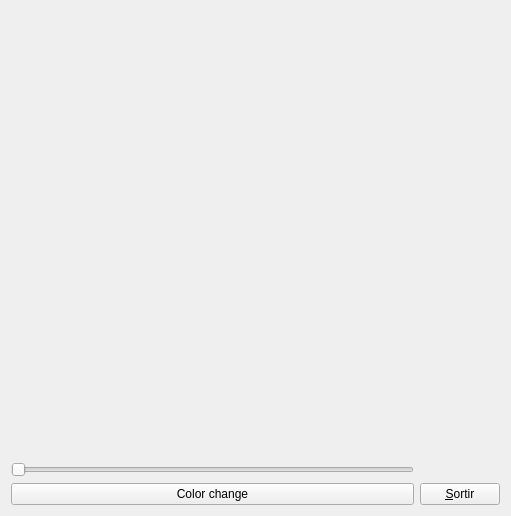
<?xml version="1.0" encoding="UTF-8"?>
<ui version="4.0">
 <class>MyForm</class>
 <widget class="QWidget" name="MyForm">
  <property name="geometry">
   <rect>
    <x>0</x>
    <y>0</y>
    <width>511</width>
    <height>516</height>
   </rect>
  </property>
  <property name="windowTitle">
   <string>IDI-Lab</string>
  </property>
  <layout class="QHBoxLayout" name="horizontalLayout">
   <item>
    <layout class="QVBoxLayout" name="verticalLayout_5">
     <item>
      <widget class="MyGLWidget" name="widget" native="true">
       <property name="sizePolicy">
        <sizepolicy hsizetype="Expanding" vsizetype="Expanding">
         <horstretch>0</horstretch>
         <verstretch>0</verstretch>
        </sizepolicy>
       </property>
       <property name="minimumSize">
        <size>
         <width>50</width>
         <height>50</height>
        </size>
       </property>
      </widget>
     </item>
     <item>
      <layout class="QVBoxLayout" name="verticalLayout_4">
       <item>
        <widget class="QSlider" name="horizontalSlider">
         <property name="maximum">
          <number>2</number>
         </property>
         <property name="orientation">
          <enum>Qt::Horizontal</enum>
         </property>
        </widget>
       </item>
       <item>
        <widget class="QPushButton" name="pushButton_2">
         <property name="text">
          <string>Color change</string>
         </property>
        </widget>
       </item>
      </layout>
     </item>
    </layout>
   </item>
   <item>
    <layout class="QVBoxLayout" name="verticalLayout">
     <item>
      <spacer name="verticalSpacer">
       <property name="orientation">
        <enum>Qt::Vertical</enum>
       </property>
       <property name="sizeHint" stdset="0">
        <size>
         <width>20</width>
         <height>40</height>
        </size>
       </property>
      </spacer>
     </item>
     <item>
      <widget class="QPushButton" name="pushButton">
       <property name="sizePolicy">
        <sizepolicy hsizetype="Fixed" vsizetype="Fixed">
         <horstretch>0</horstretch>
         <verstretch>0</verstretch>
        </sizepolicy>
       </property>
       <property name="text">
        <string>&amp;Sortir</string>
       </property>
      </widget>
     </item>
    </layout>
   </item>
  </layout>
 </widget>
 <customwidgets>
  <customwidget>
   <class>MyGLWidget</class>
   <extends>QWidget</extends>
   <header>MyGLWidget.h</header>
   <container>1</container>
   <slots>
    <slot>asig_val(int)</slot>
    <slot>color_change()</slot>
   </slots>
  </customwidget>
 </customwidgets>
 <resources/>
 <connections>
  <connection>
   <sender>pushButton</sender>
   <signal>clicked()</signal>
   <receiver>MyForm</receiver>
   <slot>close()</slot>
   <hints>
    <hint type="sourcelabel">
     <x>708</x>
     <y>577</y>
    </hint>
    <hint type="destinationlabel">
     <x>718</x>
     <y>529</y>
    </hint>
   </hints>
  </connection>
  <connection>
   <sender>horizontalSlider</sender>
   <signal>valueChanged(int)</signal>
   <receiver>widget</receiver>
   <slot>asig_val(int)</slot>
   <hints>
    <hint type="sourcelabel">
     <x>133</x>
     <y>428</y>
    </hint>
    <hint type="destinationlabel">
     <x>67</x>
     <y>276</y>
    </hint>
   </hints>
  </connection>
  <connection>
   <sender>pushButton_2</sender>
   <signal>clicked()</signal>
   <receiver>widget</receiver>
   <slot>color_change()</slot>
   <hints>
    <hint type="sourcelabel">
     <x>127</x>
     <y>483</y>
    </hint>
    <hint type="destinationlabel">
     <x>62</x>
     <y>467</y>
    </hint>
   </hints>
  </connection>
 </connections>
</ui>
